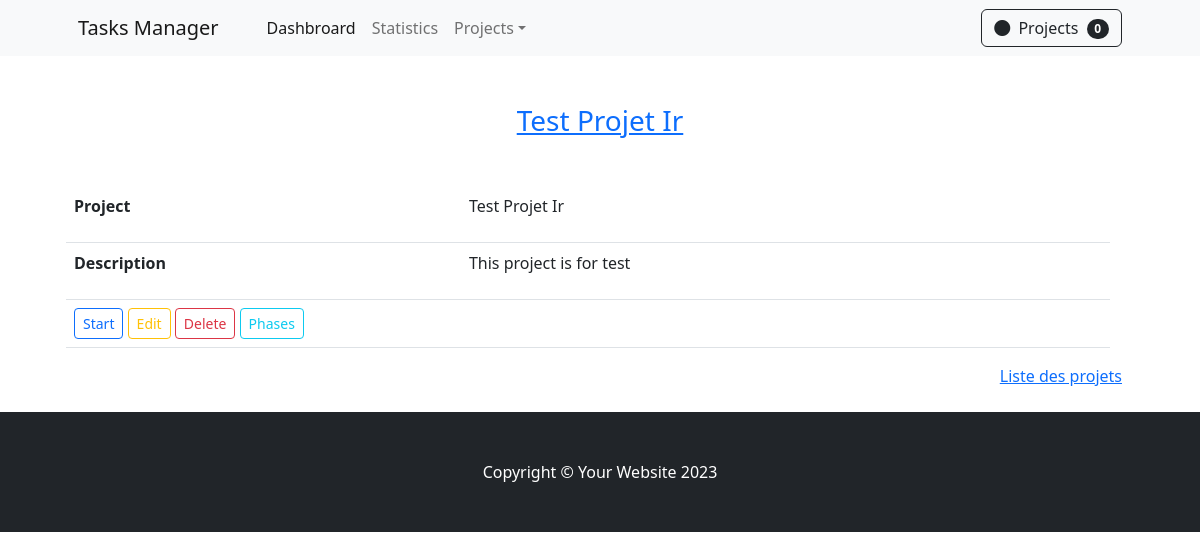
The page /projects/3/detail/ on the database as committed earlier.
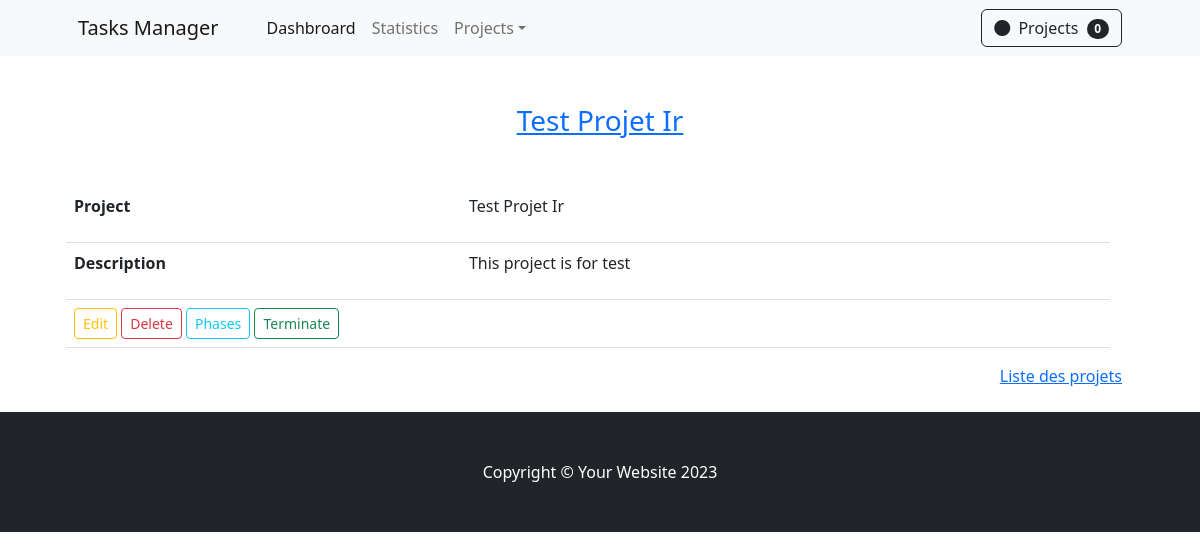
The same page on the database as committed later.
### apps/backend/views/projects.py (the view)
# urls.py: path('projects/<int:pk>/detail/', view=ProjectDetailView.as_view(), name='project-detail'),
class ProjectDetailView(DetailView):
    model           =   Project
    template_name   =   'projects/project_detail.html'

### apps/backend/templates/projects/project_detail.html (shortened to what this page needs)
{% extends '_base.html' %}
{% load static %}
{% block content %}
<section class="py-5">
    <div class="text-center">
        <h3 class="text-primary text-decoration-underline"> {{object.title|title}}</h3>
    </div>
    <div class="container px-4 px-lg-5 mt-5">
        <div class="row col-12">
            <table class="table flex-fill">
                <tr>
                    <td> <p class="fw-bolder">Project</p> </td>
                    <td> {{object.title|title}} </td>
                </tr>
                <tr>
                    <td> <p class="fw-bolder" >Description</p> </td>
                    <td> {{object.description}} </td>
                </tr>
                <tr>
                    <td colspan="2">
                        {% if object.ongoing == False %}
                        <a href="{% url 'start-project' object.id %}" class="btn btn-outline-primary mt-auto btn-sm" >Start</a>
                        {% endif %}
                        <a href="{% url 'project-update' object.id %}" class="btn btn-outline-warning mt-auto btn-sm" >Edit</a>
                        <a href="{% url 'project-delete' object.id %}" class="btn btn-outline-danger mt-auto btn-sm" >Delete</a>
                        <a href="{% url 'phase-list' object.id %}" class="btn btn-outline-info mt-auto btn-sm" >Phases</a>
                        {% if object.ongoing == True and object.finished == False %}
                        <a href="{% url 'terminate-project' object.id %}" class="btn btn-outline-success mt-auto btn-sm" >Terminate</a>
                        {% endif %}
                    </td>
            </table>
        </div>
    <a href="{% url 'project-list' %}" class="float-end">Liste des projets </a>
    </div>
</section>
{% endblock %}

Rows that differ between the two databases and show on the page:
changed Project "Test Projet Ir": ongoing False → True (drawn)
Other text that changed with them:
text no longer shown: "Start"
text now shown: "Terminate"
